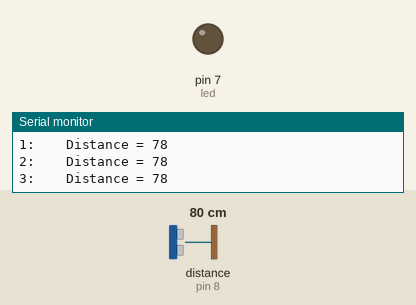
This sketch was run on a simulated Arduino Uno, built with avr-gcc and run on an emulated ATmega328P. On the bench: output pins drawn as LEDs (lit = HIGH), the last lines printed to the serial monitor. Wiring (inferred from the names in the program): ultrasonic range finder: trigger pin 9; echo pin 8. The test bench sets the inputs (shaded band); at power-on: distance to the obstacle (sensor on pin 8) 80 cm. The echo pulse lasts 58.3 µs per cm; storage starts empty; pins used as bus, display or sensor lines are not drawn.

Above: at 3.2 s.
3.3 s: distance to the obstacle (sensor on pin 8) set to 12 cm
5.2 s: distance to the obstacle (sensor on pin 8) set to 9 cm
At 7.3 s:
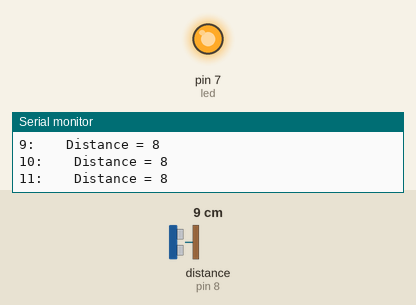
7.6 s: distance to the obstacle (sensor on pin 8) set to 18 cm
At 9.3 s:
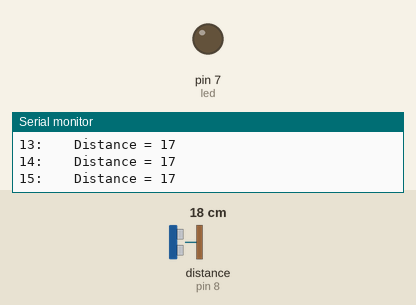
9.6 s: distance to the obstacle (sensor on pin 8) set to 2 cm
At 11.7 s:
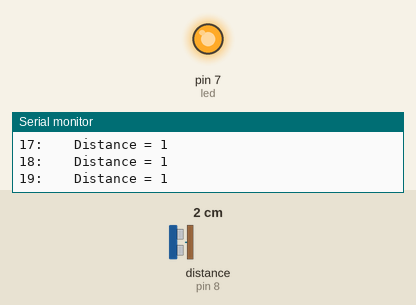
Timing chart, 0 to 12.7 s (numbered marks = the images above; inputs shaded):
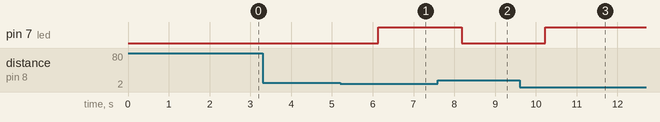

The sketch:

sdCard.ino
```cpp
#include <SD.h>

 #include<SPI.h>
 #include <SD.h>


const int trigPin = 9;
const int echoPin  = 8;
const int led = 7;
void setup(){
Serial.begin (9600);
pinMode(trigPin, OUTPUT);
pinMode(echoPin, INPUT);
pinMode(led, OUTPUT);
if (!SD.begin(10)) {
    Serial.println("initialization failed!");
    while (1);
  }
  Serial.println("initialization done.");
  delay(2000);
}
File myFile;
uint16_t line = 1;

void loop()
{

long duration, distance;
digitalWrite(trigPin, LOW);
delayMicroseconds(2);
digitalWrite(trigPin, HIGH);
delayMicroseconds(10);
digitalWrite(trigPin, LOW);
duration = pulseIn(echoPin, HIGH);
distance = (duration/2) * 0.034;

myFile = SD.open("test.csv", FILE_WRITE);

if (myFile) {
    Serial.print(line);
    Serial.print(":    Distance = ");
    Serial.println(distance);
    // Write data to SD card file (sensorData.txt)
    myFile.print(line++);
    myFile.print(":    Distance = ");
    myFile.println(distance);
    myFile.close();
    delay(500);
  }
else{
  Serial.println("no");
  }

if (distance < 10)
{
digitalWrite(led,HIGH);
}
else {
digitalWrite(led,LOW);
}
}
```

Measured:
- the behaviour switches between 11 and 10 cm on distance to the obstacle (sensor on pin 8) (found by bisection; images 0 and 1)
- after the input at 5.2 s, pin 7 (led): LOW → HIGH after 0.93 s
- after the input at 7.6 s, pin 7 (led): HIGH → LOW after 0.58 s
- after the input at 9.6 s, pin 7 (led): LOW → HIGH after 0.64 s
